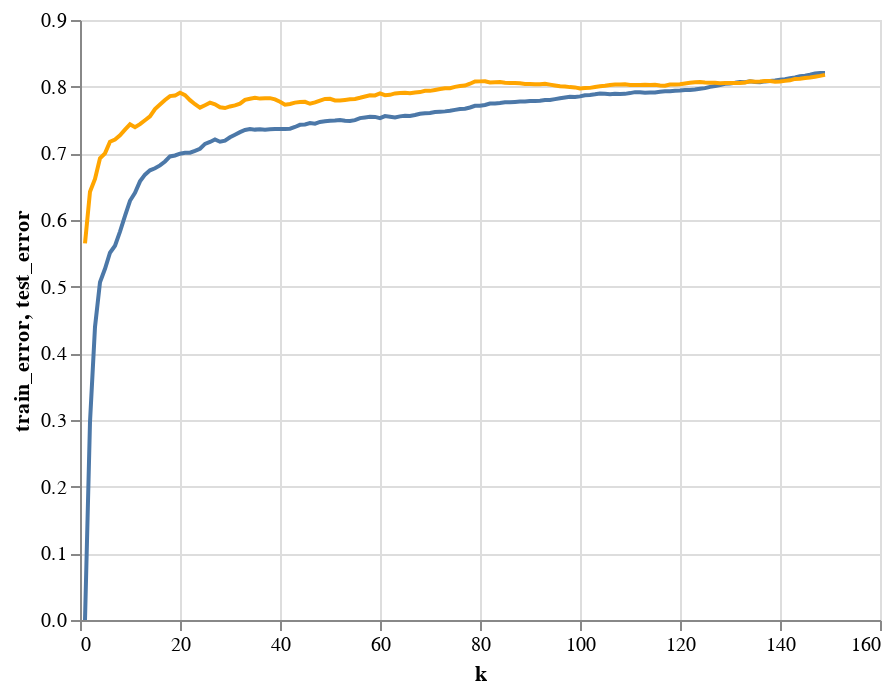

The code cell stored with this chart in its notebook:
### Code cell
ctrain+ctest

### Figure 1 — Vega-Lite specification as saved in the notebook (floating-point values rounded to 4 significant figures; data arrays with more than 128 entries replaced by an {"elided": "..."} marker saying what was removed)
{"config": {"view": {"continuousWidth": 400, "continuousHeight": 300}}, "layer": [{"mark": "line", "encoding": {"x": {"type": "quantitative", "field": "k"}, "y": {"type": "quantitative", "field": "train_error"}}}, {"mark": {"type": "line", "color": "orange"}, "encoding": {"x": {"type": "quantitative", "field": "k"}, "y": {"type": "quantitative", "field": "test_error"}}}], "data": {"name": "data-99ba76a8d0a71df442aacdc9d04e6397"}, "$schema": "https://vega.github.io/schema/vega-lite/v4.8.1.json", "datasets": {"data-99ba76a8d0a71df442aacdc9d04e6397": {"elided": "149 records"}}}
